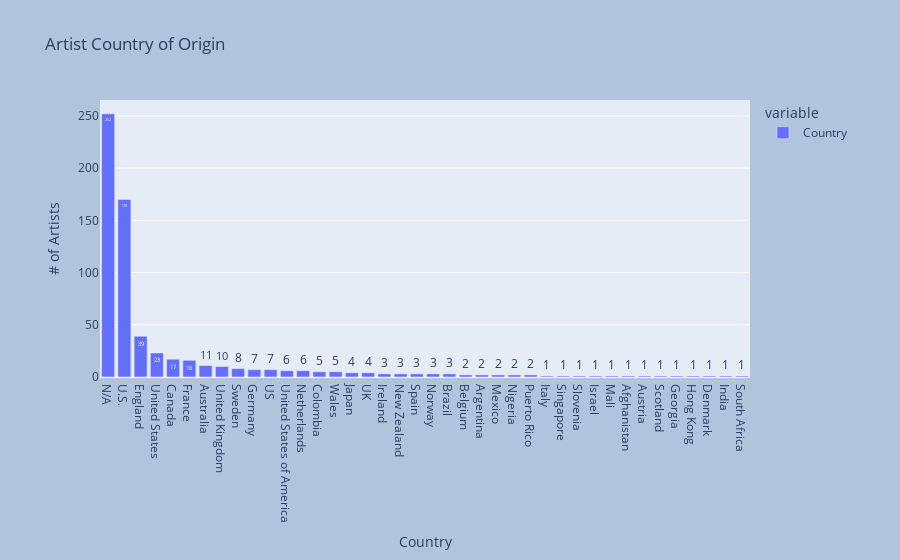

The code cell stored with this chart in its notebook:
### Markdown cell above
## Country Analysis

I'll preface this by talking about markets. In the music industry, there are the major markets: US, Europe & Japan. Then there's trigger markets which are basically the major cities in South East Asia & South America. If a song is doing well in the major markets, it's pretty much a global success. If a song is unknown in the major markets but is trending in one of the trigger markets, then it's missing either a global distributor or global platform. In other words, that song has a great potential to be a global success.

I have two graphs to visualize the country of origin for the artists.

### Code cell
artist_country_dict = {}
for x in playlist.Country:
    artist_country_dict.update(ast.literal_eval(x))

artist_country_df = pd.DataFrame({'Artist':artist_country_dict.keys(),'Country':artist_country_dict.values()})

px.bar(artist_country_df.Country.value_counts(), text_auto='True').update_layout(
                  title_text="Artist Country of Origin",
                  yaxis_title='# of Artists',
                  xaxis_title='Country',
                  paper_bgcolor="LightSteelBlue",
                  margin=dict(l=100, r=150, t=100, b=20)
                ).update_traces(textangle=0)

### Figure 1 — Plotly figure (JSON) as saved in the notebook; plotly's stock layout.template omitted (floating-point values rounded to 4 significant figures)
{"data": [{"alignmentgroup": "True", "hovertemplate": "variable=Country<br>index=%{x}<br>value=%{y}<extra></extra>", "legendgroup": "Country", "marker": {"color": "#636efa", "pattern": {"shape": ""}}, "name": "Country", "offsetgroup": "Country", "orientation": "v", "showlegend": true, "textangle": 0, "textposition": "auto", "texttemplate": "%{y:True}", "type": "bar", "x": ["N/A", "U.S.", "England", "United States", "Canada", "France", "Australia", "United Kingdom", "Sweden", "Germany", "US", "United States of America", "Netherlands", "Colombia", "Wales", "Japan", "UK", "Ireland", "New Zealand", "Spain", "Norway", "Brazil", "Belgium", "Argentina", "Mexico", "Nigeria", "Puerto Rico", "Italy", "Singapore", "Slovenia", "Israel", "Mali", "Afghanistan", "Austria", "Scotland", "Georgia", "Hong Kong", "Denmark", "India", "South Africa"], "xaxis": "x", "y": [252, 170, 39, 23, 17, 16, 11, 10, 8, 7, 7, 6, 6, 5, 5, 4, 4, 3, 3, 3, 3, 3, 2, 2, 2, 2, 2, 1, 1, 1, 1, 1, 1, 1, 1, 1, 1, 1, 1, 1], "yaxis": "y"}], "layout": {"barmode": "relative", "legend": {"title": {"text": "variable"}, "tracegroupgap": 0}, "margin": {"b": 20, "l": 100, "r": 150, "t": 100}, "paper_bgcolor": "LightSteelBlue", "title": {"text": "Artist Country of Origin"}, "xaxis": {"anchor": "y", "domain": [0, 1], "title": {"text": "Country"}}, "yaxis": {"anchor": "x", "domain": [0, 1], "title": {"text": "# of Artists"}}}}
